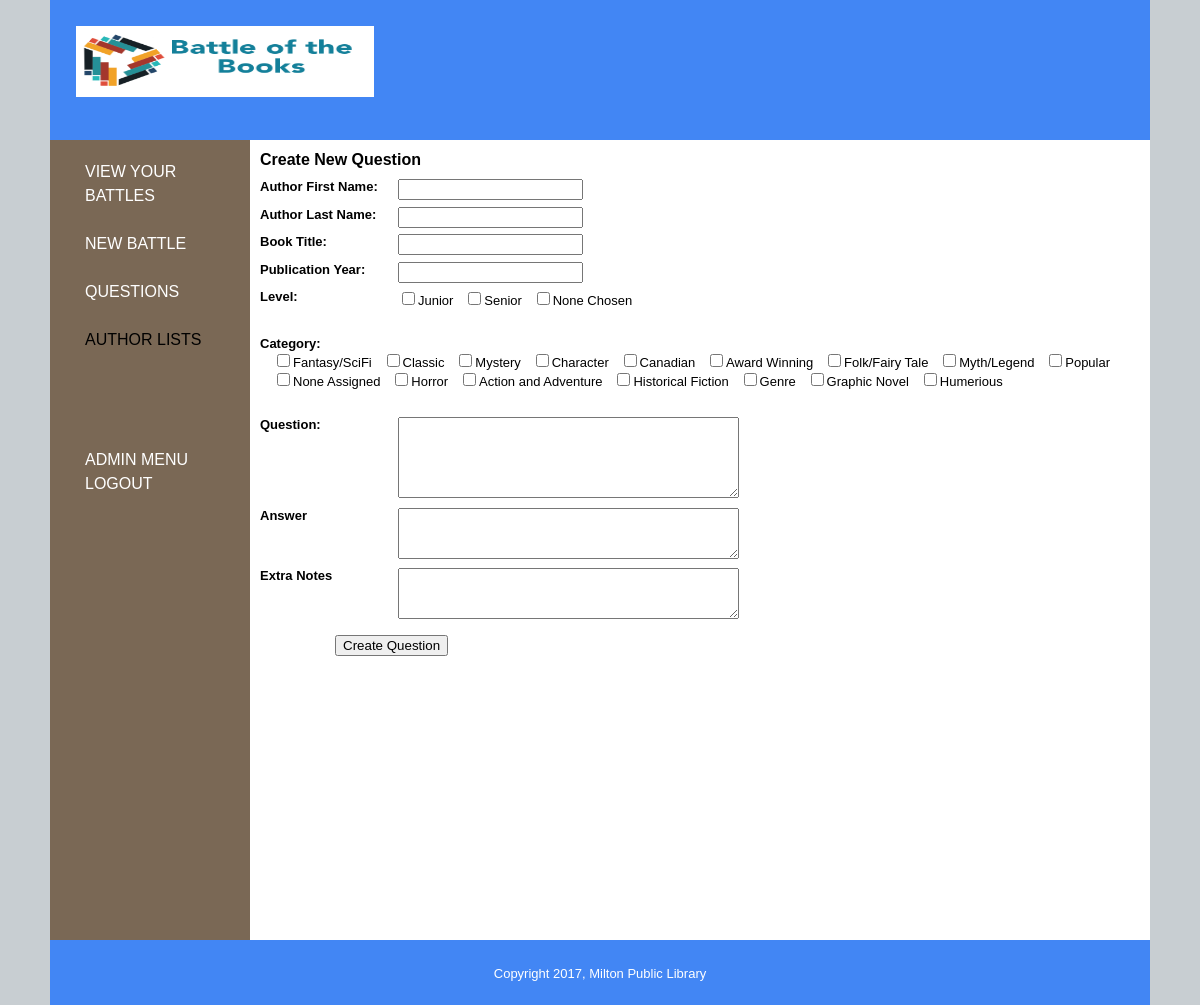
Screenshot of /public/dashboard/question/new3.php (signed in) with the database file from the repository.
### tables this page shows
CREATE TABLE `level` (
  `id` int(255) NOT NULL,
  `position` int(11) NOT NULL,
  `visible` int(11) NOT NULL,
  `level_name` varchar(255) DEFAULT NULL
);

CREATE TABLE `categories` (
  `id` int(255) NOT NULL,
  `position` int(11) NOT NULL,
  `category` varchar(255) DEFAULT NULL
);

### private/functions.php (called while the page is built, shortened)
<?php
function url_for($script_path) {
  if($script_path[0] != '/') {
    $script_path = "/" . $script_path;
  }
  return WWW_ROOT . $script_path;
}
function h($string="") {
  return htmlspecialchars($string);
}
 ?>

### private/query_functions.php (called while the page is built, shortened)
<?php
  function find_all_categories() {
      global $db;
      $sql = "SELECT * FROM categories ";
      $sql .= "ORDER BY position ASC";
      $result = mysqli_query($db, $sql);
      return $result;
    }
  function find_all_levels() {
      global $db;
      $sql = "SELECT * FROM level ";
      $sql .= "ORDER BY position ASC";
      $result = mysqli_query($db, $sql);
      return $result;
    }
?>

### public/dashboard/question/new3.php (the view, shortened to what this page needs)
<?php include(SHARED_PATH . '/public_header.php')?>
<div id="main">
<?php include(SHARED_PATH . '/dashboard_navigation.php'); ?>
  <div id="page">
  <div id="content">
    <div class="question new">
      <h1>Create New Question</h1>
      <form action="<?php echo url_for('/dashboard/question/new4.php')?>" method="post">
        <dl>
          <dt>Author First Name:</dt>
          <dd><input type="text" name="author_first_name" value="<?php echo $_SESSION['question.authorfirst']; ?> " required /></dd>
        </dl>
        <dl>
          <dt>Author Last Name:</dt>
          <dd><input type="text" name="author_last_name" value="<?php echo $_SESSION['question.authorlast']; ?> " required  /></dd>
        </dl>
        <dl>
          <dt>Book Title:</dt>
          <dd><input type="text" name="book_title" value="<?php echo $_SESSION['question.book_title']; ?>" required /></dd>
        </dl>
        <dl>
          <dt>Publication Year:</dt>
          <dd><input type="text" name="book_publication_year" value="" required/></dd>
        </dl>
        <dl>
        <?php $level_list = find_all_levels(); ?>
          <dt>Level:</dt>
          <dd>
          <?php while($levlist = mysqli_fetch_assoc($level_list)) {
            $levelCheckbox = '<input type="checkbox" name="level_id[]" value="';
            $levelCheckbox .= h($levlist['id']) .'"';
            $levelCheckbox .= ">";
            $levelCheckbox .= h($levlist['level_name']) . "&nbsp;&nbsp;&nbsp;";
            echo $levelCheckbox;
            }
          ?>
          </dd>
        </dl>
        <br />
        <dl>
          <?php $category_list = find_all_categories(); ?>
          <dt>Category:</dt>
          <dd>
            <?php while($catlist = mysqli_fetch_assoc($category_list)) {
              $categoryCheckbox = '<input type="checkbox" name="category_id[]" value="';
              $categoryCheckbox .= h($catlist['id']) .'"';
              $categoryCheckbox .= ">";
              $categoryCheckbox .= h($catlist['category']) . "&nbsp;&nbsp;&nbsp;";
              echo $categoryCheckbox;
              }
            ?>
          </dd>
        </dl>
        <br />
        <dl>
          <dt>Question:</dt>
          <dd><textarea name="question" class="text" value="" cols="40" rows="5" required></textarea></dd>
        </dl>
        <dl>
          <dt>Answer</dt>
          <dd><textarea name="answer" class="text" value="" cols = "40" rows="3" required></textarea></dd>
        </dl>
        <dl>
          <dt>Extra Notes</dt>
          <dd><textarea name="notes" class="text" value="" cols = "40" rows="3"></textarea></dd>
        </dl>
        <div id="operations">
          <input type="submit" value="Create Question" />
        </div>
      </form>
    </div>
</div>
</div>
</div>
<?php include(SHARED_PATH . '/public_footer.php')?>

### public/stylesheets/public.css (style rules this page uses)
html { height: 100%; width: 100%; }
body { width: 1100px; height: 100%; margin: auto; border: 0; font-family: Verdana, Arial, Helvetica, sans-serif; font-size: 13px; line-height: 15px; background: #c8ced2; }
#main { width: 1100px; height: 100%; min-height: 800px; margin: 0; padding: 0; background: #c8ced2; }
#page { float: right; width: 900px; height: 100%; padding-left: 0; vertical-align: top; background: #ffffff; }
#page h1 { font-size: 16px; color: #000000; line-height: normal; }
#content { margin-top: 0px; margin-left: 10px; margin-right: 10px; }
dl { clear: both; overflow: hidden; margin: 0.5em 0; }
dt { float: left; font-weight: bold; width: 125px; }
dd { float: left; margin-left: 1em; }
#operations { clear: both; margin: 1em 0 1em 75px; }

### rows the page displays
level: levelCheckbox "Junior"
level: levelCheckbox "Senior"
level: levelCheckbox "None Chosen"
categories: categoryCheckbox "Fantasy/SciFi"
categories: categoryCheckbox "Classic"
categories: categoryCheckbox "Mystery"
categories: categoryCheckbox "Character"
categories: categoryCheckbox "Canadian"
categories: categoryCheckbox "Award Winning"
categories: categoryCheckbox "Folk/Fairy Tale"
categories: categoryCheckbox "Myth/Legend"
categories: categoryCheckbox "Popular"
categories: categoryCheckbox "None Assigned"
categories: categoryCheckbox "Horror"
categories: categoryCheckbox "Action and Adventure"
categories: categoryCheckbox "Historical Fiction"
categories: categoryCheckbox "Genre"
categories: categoryCheckbox "Graphic Novel"
categories: categoryCheckbox "Humerious"
